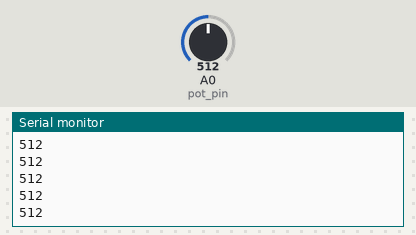
Recording of a sketch running on a simulated Arduino Uno, built with avr-gcc and run on an emulated ATmega328P. Shown: the last lines printed to the serial monitor. The test bench sets the inputs (shaded band); at power-on: A0 (pot_pin) = 512.

Above: at 1.2 s.
1.3 s: A0 (pot_pin) set to 716
At 2.0 s:
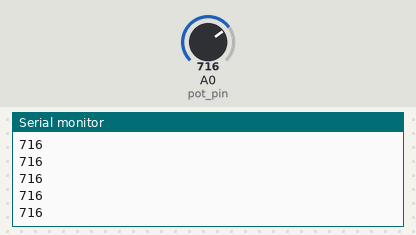
2.8 s: A0 (pot_pin) set to 900
At 3.8 s:
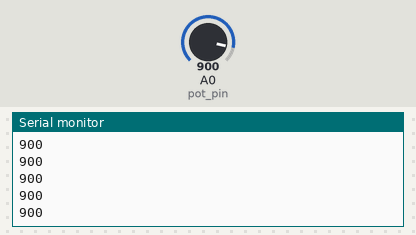
Timing chart, 0 to 5.8 s (numbered marks = the images above; inputs shaded):
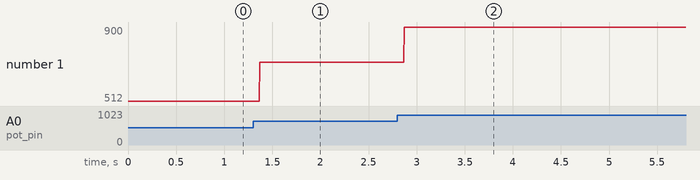

Measured:
- after the input at 1.3 s, the serial monitor: prints a new line after 0.07 s (image 1)
- after the input at 2.8 s, the serial monitor: prints a new line after 0.07 s (image 2)
- plotted number 1: 512 → 716 after the input at 1.3 s, 716 → 900 after the input at 2.8 s

The sketch:

ej_3_entradas_analogicas.ino
```cpp
//lectura de entradas analogicas

int pot_pin = A0;
int pot_valor = 0;

void setup() {

  Serial.begin(9600);  //comunicacion serial
}

void loop() {

  pot_valor = analogRead(pot_pin);  //read the input pin
  Serial.println(pot_valor);             // debug value

}
```
